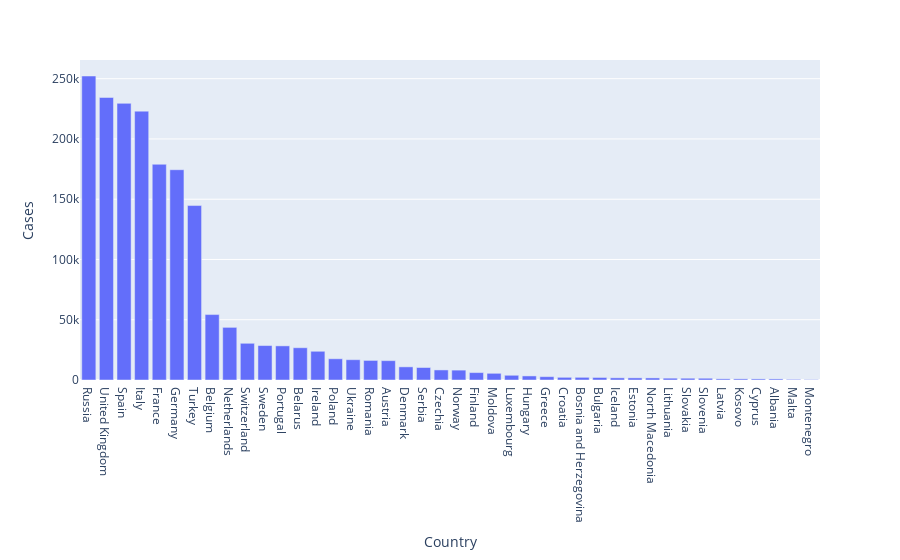

Notebook cell for this chart:
### Markdown cell above
A basic plot that we would like to show is the number of cases based on country in descending order that shows the current situation of the coronavirus. 


Another basic plot that we can obtain is the unemployment rate for each country based on the international monetary fund dataset for the year 2019.

### Code cell
import plotly.express as px

data_conf = df_total.sort_values(by=['Cases'], ascending=False)
fig = px.bar(data_conf, x='Country', y='Cases')
fig.show()

### Figure 1 — Plotly figure (JSON) as saved in the notebook; plotly's stock layout.template omitted (floating-point values rounded to 4 significant figures)
{"data": [{"alignmentgroup": "True", "hovertemplate": "Country=%{x}<br>Cases=%{y}<extra></extra>", "legendgroup": "", "marker": {"color": "#636efa"}, "name": "", "offsetgroup": "", "orientation": "v", "showlegend": false, "textposition": "auto", "type": "bar", "x": ["Russia", "United Kingdom", "Spain", "Italy", "France", "Germany", "Turkey", "Belgium", "Netherlands", "Switzerland", "Sweden", "Portugal", "Belarus", "Ireland", "Poland", "Ukraine", "Romania", "Austria", "Denmark", "Serbia", "Czechia", "Norway", "Finland", "Moldova", "Luxembourg", "Hungary", "Greece", "Croatia", "Bosnia and Herzegovina", "Bulgaria", "Iceland", "Estonia", "North Macedonia", "Lithuania", "Slovakia", "Slovenia", "Latvia", "Kosovo", "Cyprus", "Albania", "Malta", "Montenegro"], "xaxis": "x", "y": [252245, 234440, 229540, 223096, 178994, 174478, 144749, 54288, 43680, 30463, 28582, 28319, 26772, 23827, 17615, 16847, 16247, 16058, 10911, 10374, 8351, 8196, 6145, 5553, 3915, 3380, 2770, 2221, 2218, 2100, 1802, 1758, 1723, 1511, 1477, 1464, 962, 944, 907, 898, 522, 324], "yaxis": "y"}], "layout": {"barmode": "relative", "legend": {"tracegroupgap": 0}, "margin": {"t": 60}, "xaxis": {"anchor": "y", "domain": [0, 1], "title": {"text": "Country"}}, "yaxis": {"anchor": "x", "domain": [0, 1], "title": {"text": "Cases"}}}}
